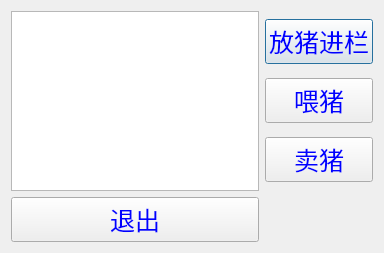
<?xml version="1.0" encoding="UTF-8"?>
<ui version="4.0">
 <class>farmText</class>
 <widget class="QDialog" name="farmText">
  <property name="geometry">
   <rect>
    <x>0</x>
    <y>0</y>
    <width>384</width>
    <height>253</height>
   </rect>
  </property>
  <property name="windowTitle">
   <string>猪栏信息</string>
  </property>
  <property name="styleSheet">
   <string notr="true">#farmText{border-image: url(:/pig/pigfarm.jpg);}</string>
  </property>
  <layout class="QGridLayout" name="gridLayout">
   <item row="0" column="0">
    <widget class="QTextEdit" name="textEdit">
     <property name="readOnly">
      <bool>false</bool>
     </property>
    </widget>
   </item>
   <item row="0" column="1">
    <layout class="QVBoxLayout" name="verticalLayout">
     <item>
      <widget class="QPushButton" name="btnPush">
       <property name="styleSheet">
        <string notr="true">QPushButton
{
color:blue;
font: 11pt &quot;方正舒体&quot;;
font-size:25px
}
QPushButton:hover {
    background-color: #008cba;
    color: white;
}</string>
       </property>
       <property name="text">
        <string>放猪进栏</string>
       </property>
      </widget>
     </item>
     <item>
      <widget class="QPushButton" name="btnFeed">
       <property name="styleSheet">
        <string notr="true">QPushButton
{
color:blue;
font: 11pt &quot;方正舒体&quot;;
font-size:25px
}
QPushButton:hover {
    background-color: #008cba;
    color: white;
}</string>
       </property>
       <property name="text">
        <string>喂猪</string>
       </property>
      </widget>
     </item>
     <item>
      <widget class="QPushButton" name="btnSell">
       <property name="styleSheet">
        <string notr="true">QPushButton
{
color:blue;
font: 11pt &quot;方正舒体&quot;;
font-size:25px
}
QPushButton:hover {
    background-color: #008cba;
    color: white;
}</string>
       </property>
       <property name="text">
        <string>卖猪</string>
       </property>
      </widget>
     </item>
    </layout>
   </item>
   <item row="1" column="0">
    <widget class="QPushButton" name="btnClose">
     <property name="styleSheet">
      <string notr="true">QPushButton
{
color:blue;
font: 11pt &quot;方正舒体&quot;;
font-size:25px
}
QPushButton:hover {
    background-color: #008cba;
    color: white;
}</string>
     </property>
     <property name="text">
      <string>退出</string>
     </property>
    </widget>
   </item>
  </layout>
 </widget>
 <resources/>
 <connections/>
</ui>
